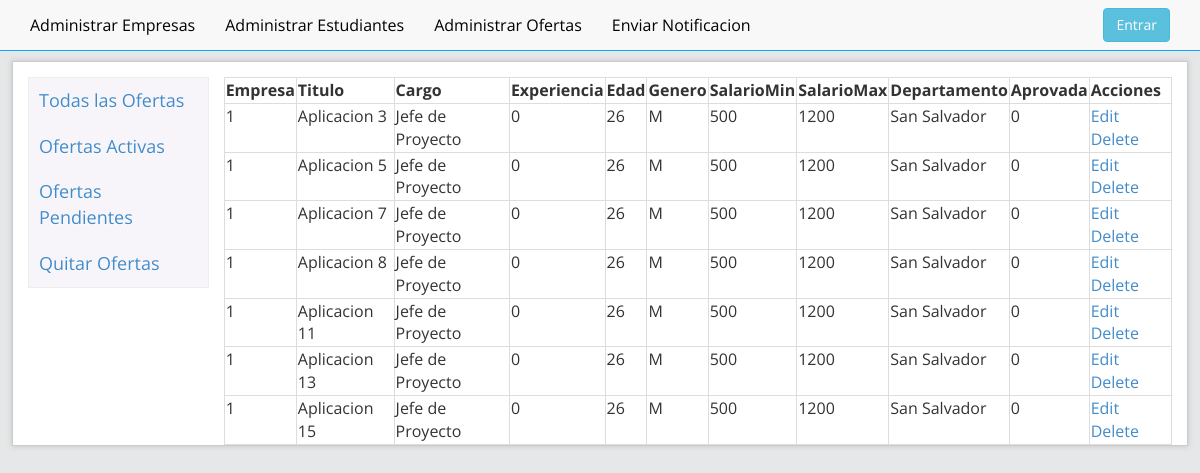
Page /admin/ofertas.php?id=pendientes on the committed database.
### tables this page shows
CREATE TABLE `ofertas` (
  `cod_oferta` int(20) NOT NULL AUTO_INCREMENT,
  `cod_em` int(20) DEFAULT NULL,
  `titulo_of` varchar(120) DEFAULT NULL,
  `descripcion_of` varchar(250) DEFAULT NULL,
  `area_of` int(11) DEFAULT NULL,
  `cargo_of` varchar(20) DEFAULT NULL,
  `vacantes_of` int(11) DEFAULT NULL,
  `contratacion_of` varchar(20) DEFAULT NULL,
  `anoexp_ofetas` int(11) DEFAULT NULL,
  `edad` int(10) DEFAULT NULL,
  `genero_of` varchar(20) DEFAULT NULL,
  `vehiculo_ofetas` varchar(20) DEFAULT NULL,
  `salariomax_of` decimal(30,0) DEFAULT NULL,
  `salariomin_of` decimal(30,0) DEFAULT NULL,
  `departamento_of` varchar(20) DEFAULT NULL,
  `experiencia` varchar(20) DEFAULT NULL,
  `tituloen_of` varchar(20) DEFAULT NULL,
  `nivel_of` varchar(20) DEFAULT NULL,
  `disponible_of` int(1) DEFAULT '0',
  `aprovacion_of` int(1) DEFAULT '0',
  `fecha_of` datetime DEFAULT NULL,
  `fechaFin_of` datetime DEFAULT NULL,
  PRIMARY KEY (`cod_oferta`) USING BTREE,
  UNIQUE KEY `cod_oferta_UNIQUE` (`cod_oferta`)
);

### admin/ofertasNoActivas.php (the view, shortened to what this page needs)
<?
echo "<table class='table-bordered' >";
echo "<tr>";
echo "<td><b>Empresa</b></td>";
echo "<td><b>Titulo</b></td>";
echo "<td><b>Cargo</b></td>";
echo "<td><b>Experiencia</b></td>";
echo "<td><b>Edad</b></td>";
echo "<td><b>Genero</b></td>";
echo "<td><b>SalarioMin</b></td>";
echo "<td><b>SalarioMax</b></td>";
echo "<td><b>Departamento</b></td>";
echo "<td><b>Aprovada</b></td>";
echo "<td><b>Acciones</b></td>";
echo "</tr>";
$result = mysql_query("SELECT * FROM `ofertas` where aprovacion_of=0") or trigger_error(mysql_error());
while ($row = mysql_fetch_array($result)) {
    foreach ($row AS $key => $value) {
        $row[$key] = stripslashes($value);
    }
    echo "<tr>";
    echo "<td valign='top'>" . nl2br($row['cod_em']) . "</td>";
    echo "<td valign='top'>" . nl2br($row['titulo_of']) . "</td>";
    echo "<td valign='top'>" . nl2br($row['cargo_of']) . "</td>";
    echo "<td valign='top'>" . nl2br($row['anoexp_ofetas']) . "</td>";
    echo "<td valign='top'>" . nl2br($row['edad']) . "</td>";
    echo "<td valign='top'>" . nl2br($row['genero_of']) . "</td>";
    echo "<td valign='top'>" . nl2br($row['salariomax_of']) . "</td>";
    echo "<td valign='top'>" . nl2br($row['salariomin_of']) . "</td>";
    echo "<td valign='top'>" . nl2br($row['departamento_of']) . "</td>";
    echo "<td valign='top'>" . nl2br($row['aprovacion_of']) . "</td>";
    echo "<td valign='top'><a href=edit.php?id={$row['id']}>Edit</a> <a href=delete.php?id={$row['id']}>Delete</a></td> ";
    echo "</tr>";
}
echo "</table>";
?>

### rows in the picture
ofertas: cod_em "1", titulo_of "Aplicacion 3", cargo_of "Jefe de Proyecto", anoexp_ofetas "0", edad "26", genero_of "M", salariomax_of "500", salariomin_of "1200", departamento_of "San Salvador", aprovacion_of "0"
ofertas: cod_em "1", titulo_of "Aplicacion 5", cargo_of "Jefe de Proyecto", anoexp_ofetas "0", edad "26", genero_of "M", salariomax_of "500", salariomin_of "1200", departamento_of "San Salvador", aprovacion_of "0"
ofertas: cod_em "1", titulo_of "Aplicacion 7", cargo_of "Jefe de Proyecto", anoexp_ofetas "0", edad "26", genero_of "M", salariomax_of "500", salariomin_of "1200", departamento_of "San Salvador", aprovacion_of "0"
ofertas: cod_em "1", titulo_of "Aplicacion 8", cargo_of "Jefe de Proyecto", anoexp_ofetas "0", edad "26", genero_of "M", salariomax_of "500", salariomin_of "1200", departamento_of "San Salvador", aprovacion_of "0"
ofertas: cod_em "1", titulo_of "Aplicacion 11", cargo_of "Jefe de Proyecto", anoexp_ofetas "0", edad "26", genero_of "M", salariomax_of "500", salariomin_of "1200", departamento_of "San Salvador", aprovacion_of "0"
ofertas: cod_em "1", titulo_of "Aplicacion 13", cargo_of "Jefe de Proyecto", anoexp_ofetas "0", edad "26", genero_of "M", salariomax_of "500", salariomin_of "1200", departamento_of "San Salvador", aprovacion_of "0"
ofertas: cod_em "1", titulo_of "Aplicacion 15", cargo_of "Jefe de Proyecto", anoexp_ofetas "0", edad "26", genero_of "M", salariomax_of "500", salariomin_of "1200", departamento_of "San Salvador", aprovacion_of "0"
